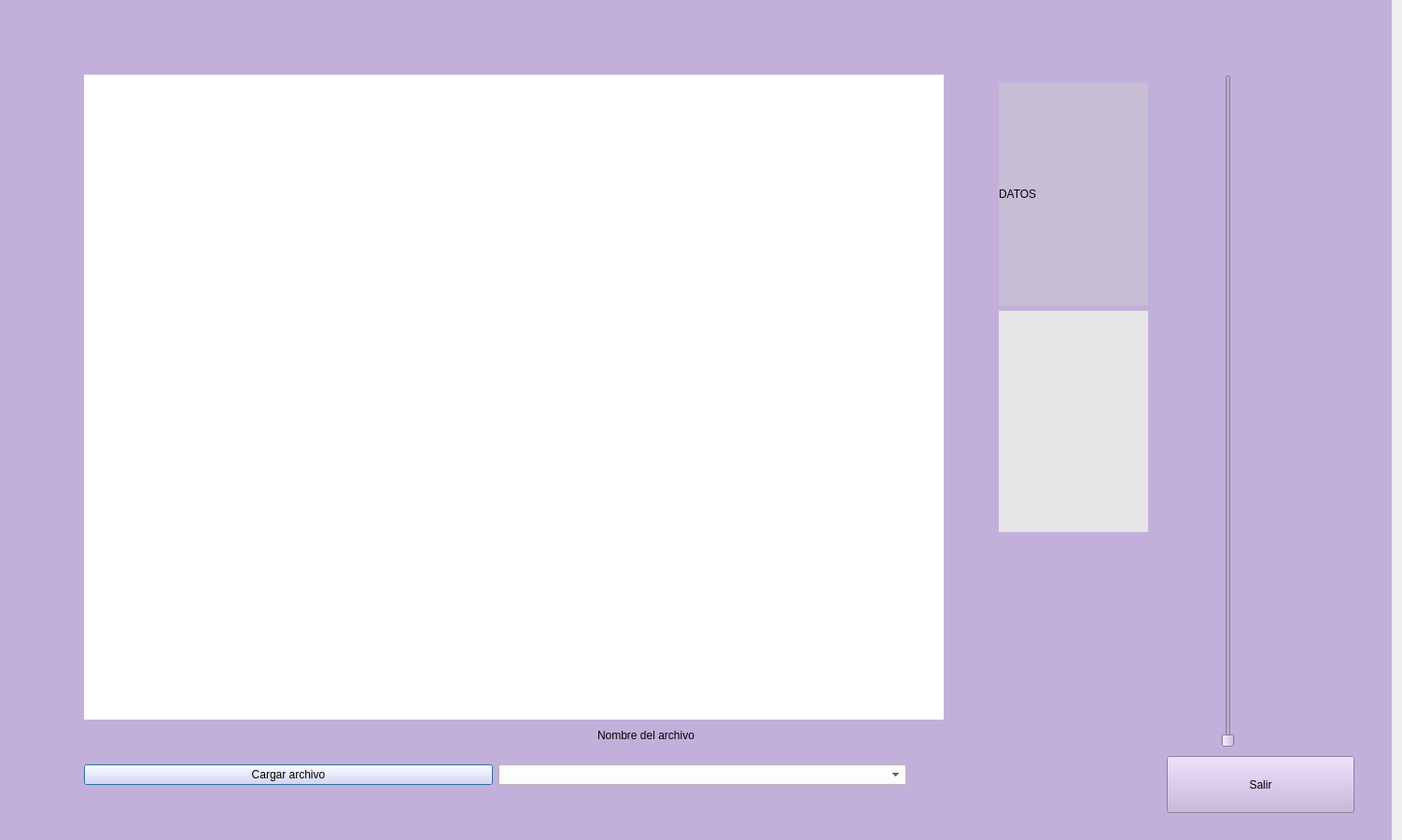
<?xml version="1.0" encoding="UTF-8"?>
<ui version="4.0">
 <class>Dialog</class>
 <widget class="QDialog" name="Dialog">
  <property name="geometry">
   <rect>
    <x>0</x>
    <y>0</y>
    <width>1502</width>
    <height>900</height>
   </rect>
  </property>
  <property name="minimumSize">
   <size>
    <width>1500</width>
    <height>900</height>
   </size>
  </property>
  <property name="windowTitle">
   <string>Dialog</string>
  </property>
  <widget class="QWidget" name="widget" native="true">
   <property name="geometry">
    <rect>
     <x>-20</x>
     <y>0</y>
     <width>1511</width>
     <height>1101</height>
    </rect>
   </property>
   <property name="minimumSize">
    <size>
     <width>511</width>
     <height>511</height>
    </size>
   </property>
   <property name="styleSheet">
    <string notr="true">background-color: rgb(195, 176, 218);</string>
   </property>
   <widget class="QLabel" name="label">
    <property name="geometry">
     <rect>
      <x>110</x>
      <y>80</y>
      <width>921</width>
      <height>691</height>
     </rect>
    </property>
    <property name="styleSheet">
     <string notr="true">background-color: rgb(255, 255, 255);</string>
    </property>
    <property name="text">
     <string/>
    </property>
   </widget>
   <widget class="QSlider" name="verticalSlider">
    <property name="geometry">
     <rect>
      <x>1290</x>
      <y>80</y>
      <width>91</width>
      <height>721</height>
     </rect>
    </property>
    <property name="orientation">
     <enum>Qt::Vertical</enum>
    </property>
   </widget>
   <widget class="QWidget" name="horizontalLayoutWidget">
    <property name="geometry">
     <rect>
      <x>110</x>
      <y>800</y>
      <width>881</width>
      <height>61</height>
     </rect>
    </property>
    <layout class="QHBoxLayout" name="horizontalLayout">
     <item>
      <widget class="QPushButton" name="abrir">
       <property name="styleSheet">
        <string notr="true">background-color: rgb(223, 216, 255);</string>
       </property>
       <property name="text">
        <string>Cargar archivo</string>
       </property>
      </widget>
     </item>
     <item>
      <widget class="QComboBox" name="comboBox">
       <property name="styleSheet">
        <string notr="true">background-color: rgb(255, 255, 255);</string>
       </property>
      </widget>
     </item>
    </layout>
   </widget>
   <widget class="QPushButton" name="close">
    <property name="geometry">
     <rect>
      <x>1270</x>
      <y>810</y>
      <width>201</width>
      <height>61</height>
     </rect>
    </property>
    <property name="text">
     <string>Salir</string>
    </property>
   </widget>
   <widget class="QLabel" name="label_2">
    <property name="geometry">
     <rect>
      <x>660</x>
      <y>780</y>
      <width>331</width>
      <height>16</height>
     </rect>
    </property>
    <property name="text">
     <string>Nombre del archivo</string>
    </property>
   </widget>
   <widget class="QWidget" name="verticalLayoutWidget">
    <property name="geometry">
     <rect>
      <x>1090</x>
      <y>89</y>
      <width>160</width>
      <height>481</height>
     </rect>
    </property>
    <layout class="QVBoxLayout" name="verticalLayout">
     <item>
      <widget class="QLabel" name="label_3">
       <property name="styleSheet">
        <string notr="true">background-color: rgb(198, 190, 213);</string>
       </property>
       <property name="text">
        <string>DATOS</string>
       </property>
      </widget>
     </item>
     <item>
      <widget class="QLabel" name="datos">
       <property name="styleSheet">
        <string notr="true">background-color: rgb(229, 228, 230);</string>
       </property>
       <property name="text">
        <string/>
       </property>
      </widget>
     </item>
    </layout>
   </widget>
  </widget>
 </widget>
 <resources/>
 <connections/>
</ui>
